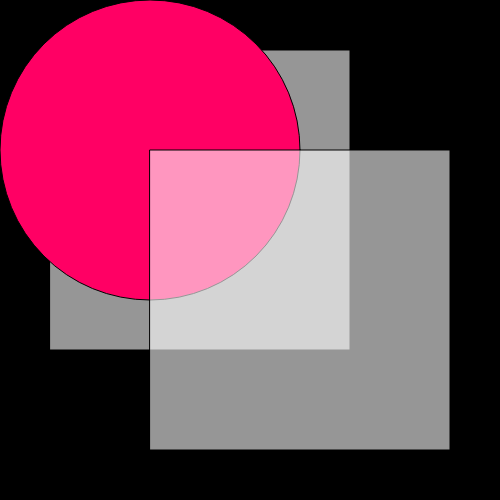
Frame 1 (no input)
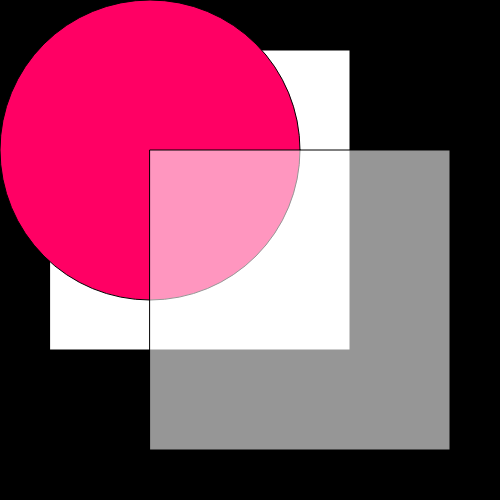
Frame 60 (no input)
Frame 120 (the mouse pressed at the canvas centre since frame 60): identical to frame 60, image omitted

The p5.js sketch that drew these frames (run headless with seeded random() and noise() and a simulated clock; from frame 60 on, the mouse is pressed at the canvas centre):

// p5.js sketch
// ── sketch.js
let gris = 150
let colorRojo = 255

function setup(){
	createCanvas(500,500)

 
}

function draw(){
	background(0)

	fill(gris)
	rect(50,50,300,300)

	gris = gris + 155 
	fill(colorRojo,0,100)
	ellipse(150,150,300,300)
	fill(gris , 150)
	rect(150,150,300,300)
}
